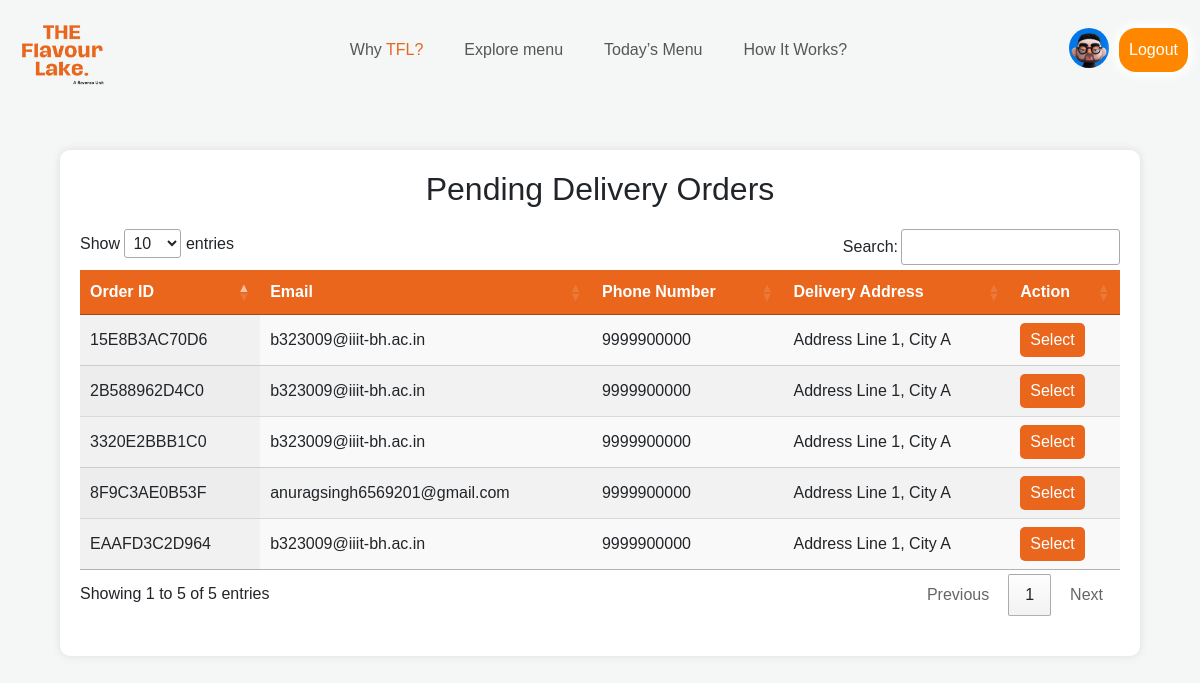
The app's page /delivery/ (signed in), older data.
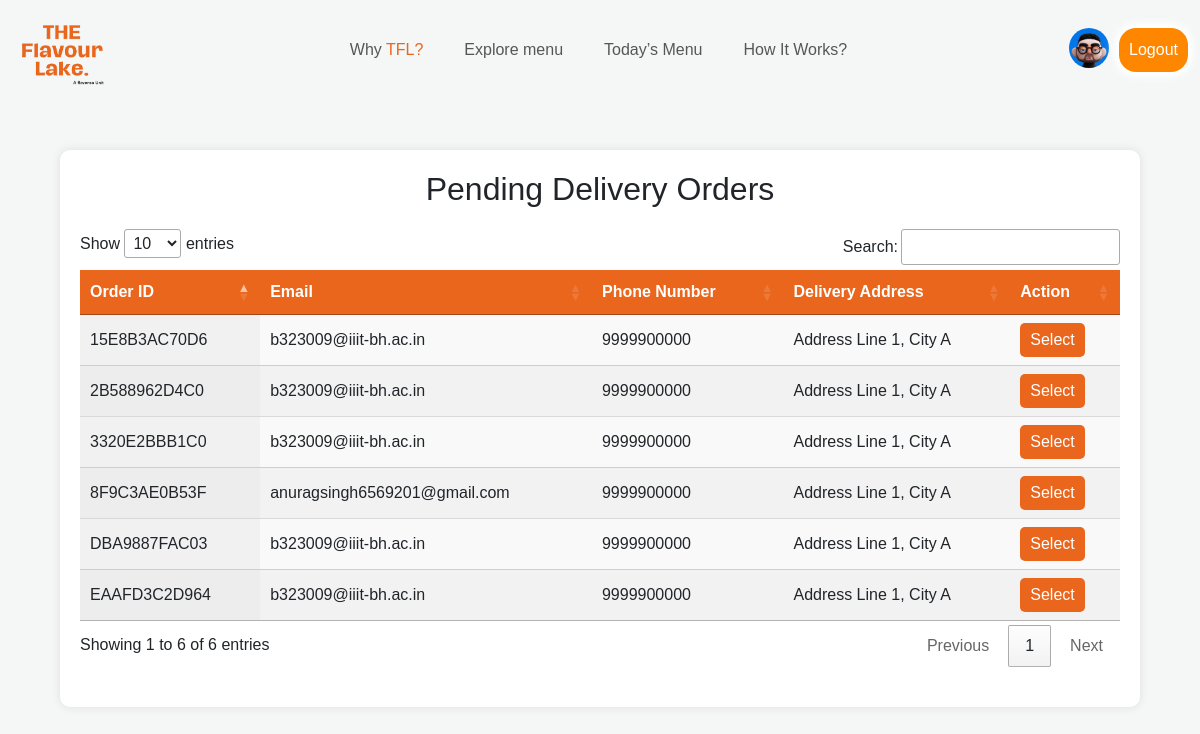
The same page, newer data.
### home/models.py (models this page shows, shortened)
class Order(models.Model):
    order_id = models.CharField(max_length=12, unique=True, blank=True, null=True)
    payment_id = models.CharField(max_length=100, unique=True, blank=True, null=True)
    pdf_invoice = models.FileField(upload_to='invoices/', blank=True, null=True)
    created_at = models.DateTimeField(auto_now_add=True, blank=True, null=True)
    customer_email = models.EmailField(blank=True, null=True)
    payment_status = models.CharField(max_length=10, choices=[('pending', 'Pending'), ('paid', 'Paid')], default='pending')
    payment_mode = models.CharField(max_length=10, choices=[('online', 'Online'), ('cash', 'Cash')], default='online')
    delivery_address = models.ForeignKey(DeliveryAddress, on_delete=models.SET_NULL, null=True, blank=True)
    delivery_otp = models.IntegerField(default=0, null=True, blank=True)
    delivery_status = models.CharField(max_length=10, choices=[('pending', 'Pending'), ('delivered', 'Delivered')], default='pending')

class DeliveryAddress(models.Model):
    user = models.ForeignKey(User, on_delete=models.CASCADE, related_name='delivery_addresses')
    address_line1 = models.CharField(max_length=255,default="Address Line 1")
    city = models.CharField(max_length=100,default="City A")
    phone_number = models.CharField(max_length=15,default="9999900000")
    is_primary = models.BooleanField(default=False)
    created_at = models.DateTimeField(auto_now_add=True)
    updated_at = models.DateTimeField(auto_now=True)

### home/views.py (the view)
# urls.py: path('delivery/', views.delivery_page, name='delivery_page'),
@login_required
@permission_required('home.can_change_order', raise_exception=True)
def delivery_page(request):
    pending_orders = Order.objects.filter(delivery_status='pending').select_related('delivery_address')
    context = {
        'pending_orders': pending_orders,
    }
    return render(request, 'apps/home/delivery.html', context)

### templates/apps/home/delivery.html (shortened to what this page needs)
{% extends "account/base_entrance.html" %}
{% load i18n %}
{% load static %}
{% load allauth account %}
{% block stylesheet %}
<link rel="stylesheet" href="{% static 'assets/css/login.css' %}">
<link rel="stylesheet" href="https://cdn.datatables.net/1.13.1/css/jquery.dataTables.min.css">
{% endblock stylesheet %}
{% block content %}
<div class="container">
    <h2>Pending Delivery Orders</h2>
    <table id="pendingOrders" class="display table-responsive">
        <thead>
            <tr>
                <th>Order ID</th>
                <th>Email</th>
                <th>Phone Number</th>
                <th>Delivery Address</th>
                <th>Action</th>
            </tr>
        </thead>
        <tbody>
            {% for order in pending_orders %}
            <tr>
                <td>{{ order.order_id }}</td>
                <td>{{ order.customer_email }}</td>
                <td>{{ order.delivery_address.phone_number }}</td>
                <td>{{ order.delivery_address.address_line1 }}, {{ order.delivery_address.city }}</td>
                <td>
                    <button class="action-btn select-order" data-order-id="{{ order.order_id }}">Select</button>
                </td>
            </tr>
            {% empty %}
            <tr>
                <td colspan="5">No pending orders available.</td>
            </tr>
            {% endfor %}
        </tbody>
    </table>
</div>
{% endblock content %}

Row changes from the older to the newer data that the page shows:
added Order: order_id "DBA9887FAC03", customer_email "b323009@iiit-bh.ac.in", delivery_address.phone_number "9999900000", delivery_address.address_line1 "Address Line 1", delivery_address.city "City A"
Text that changed along with them:
text written by a page script: "Show entries Search: Showing 1 to 5 of 5 entries Previous 1 Next" → "Show entries Search: Showing 1 to 6 of 6 entries Previous 1 Next"
